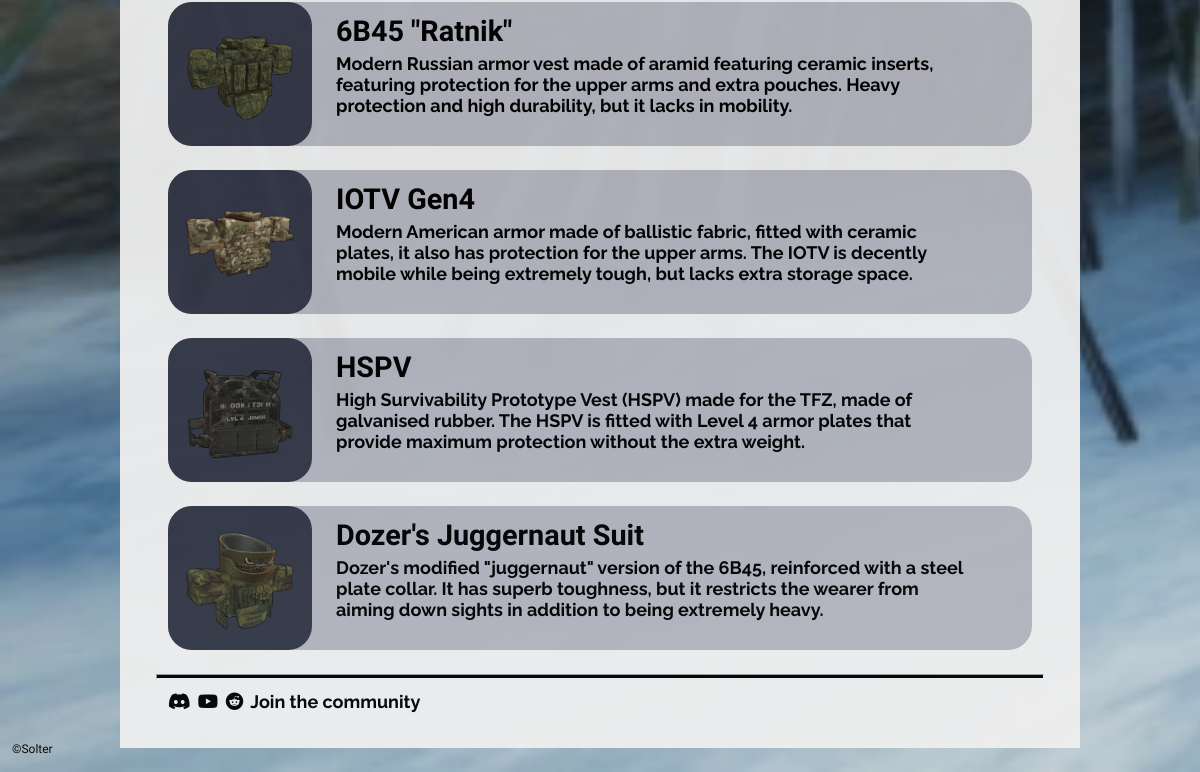
The page /rigs (lower part) on the database as committed earlier.
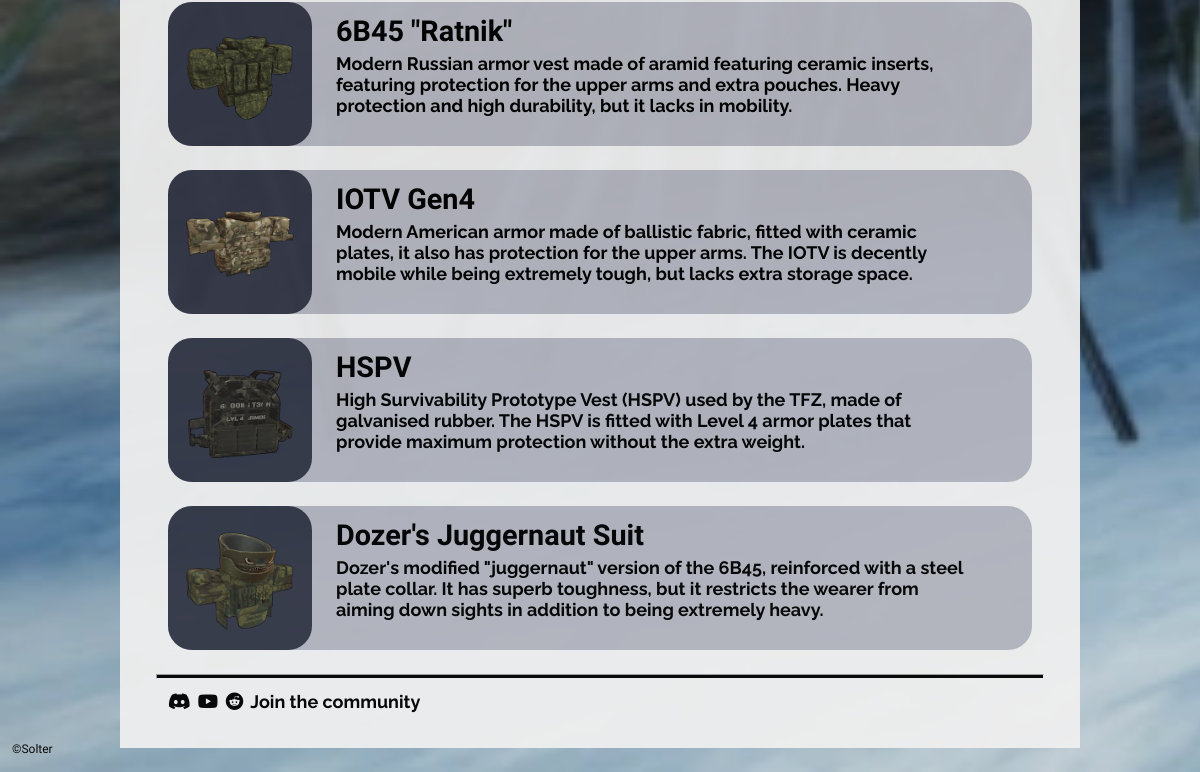
The same page on the database as committed later.
### tables this page shows
CREATE TABLE chest_rigs (id INTEGER PRIMARY KEY, name TEXT, durability INTEGER, melee INTEGER, ballistic INTEGER, radiation INTEGER, explosive INTEGER, mobility INTEGER, coverage TEXT, storage INTEGER, description TEXT, image TEXT);

### Flask/routes.py (the view)
@app.route("/rigs")
def all_rigs():
    conn = sqlite3.connect('delta.db')
    cur = conn.cursor()
    search_query = request.args.get('search', '')
    if search_query:
        cur.execute("SELECT * FROM chest_rigs WHERE name LIKE ? ORDER BY id", ('%' + search_query + '%',))
    else:
        cur.execute('SELECT * FROM chest_rigs ORDER BY id')
    results = cur.fetchall()
    conn.close()
    return render_template('rigs.html', params=results, title="Chest rigs", search=search_query, easter_egg_queries=easter_egg_queries)

### Flask/templates/rigs.html (shortened to what this page needs)
{% extends "partials/layout.html" %}
{% block content %}
{% set is_easter_egg = search and search|lower in easter_egg_queries %}
{% if params %}
{% for rig in params %}
<div class="row">
    <a href="/rig/{{rig[0]}}">
        <img src="/static/images/gear/chest rigs/{{rig[11]}}" class="icon">
    </a>
    <div>
        <h3>{{rig[1]}}</h3>
        <h5>{{rig[10]}}</h5>
    </div>
</div>
{% endfor %}
{% endif %}
{% endblock %}

Rows that differ between the two databases and show on the page:
changed chest_rigs "HSPV": description "…Survivability Prototype Vest (HSPV) made for the TFZ, made of…" → "…Survivability Prototype Vest (HSPV) used by the TFZ, made of…"
